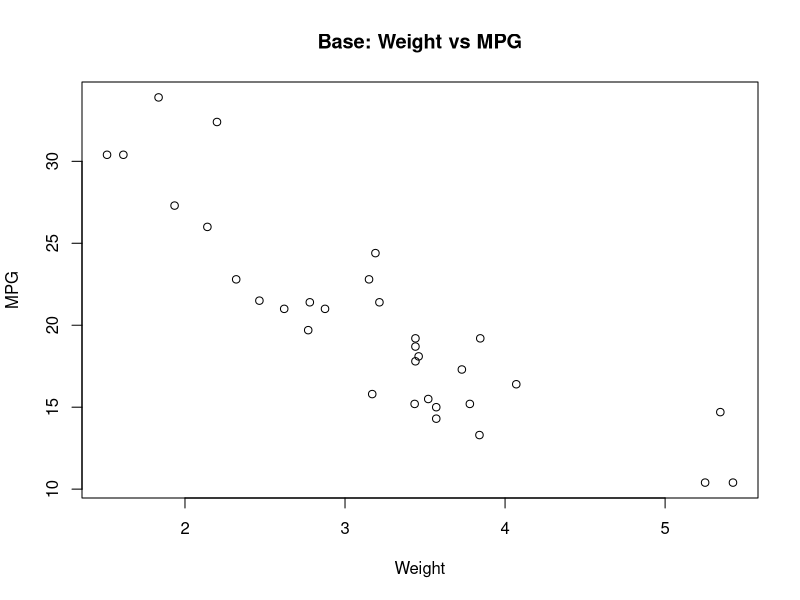
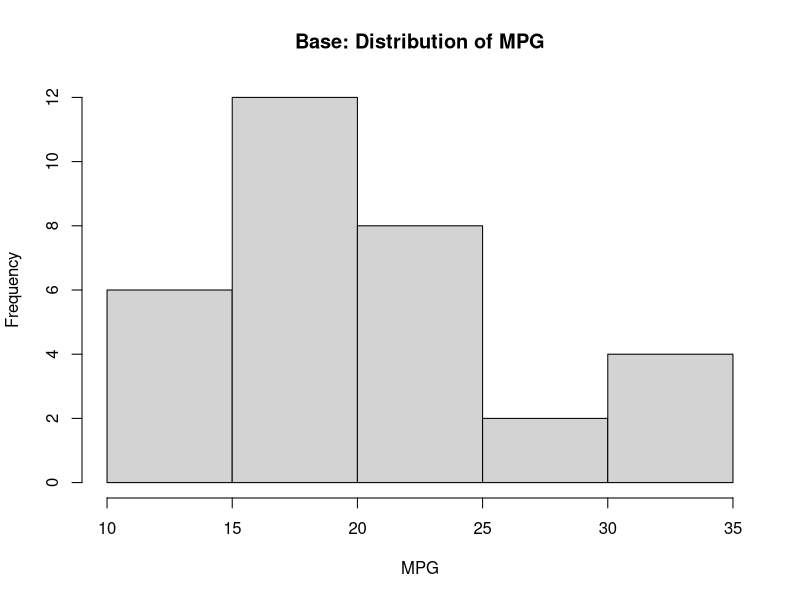
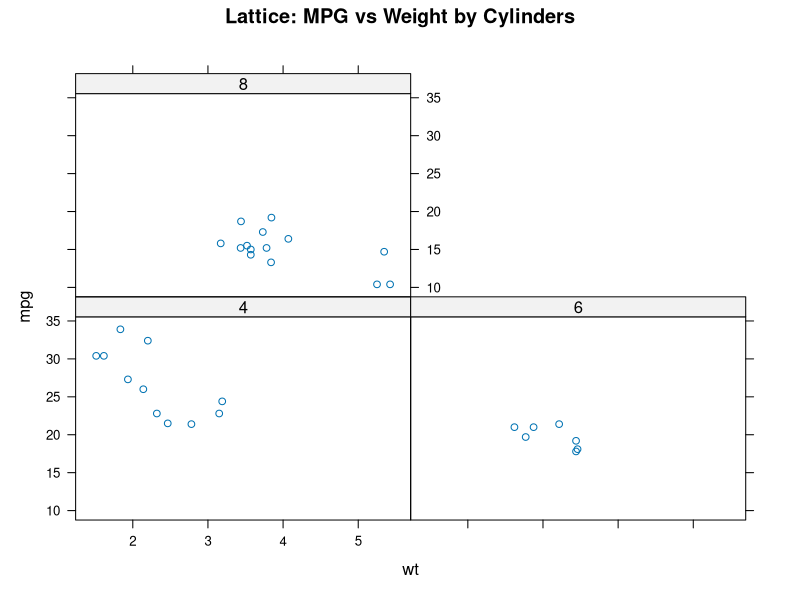
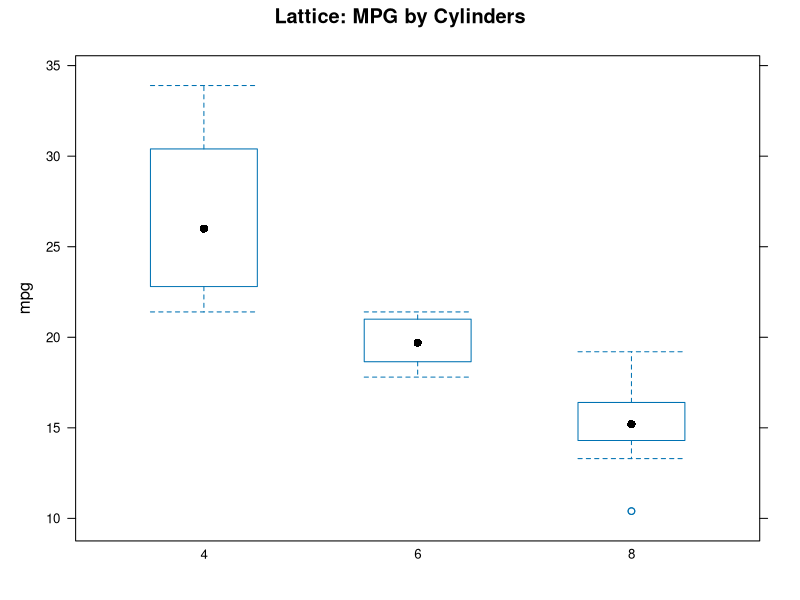
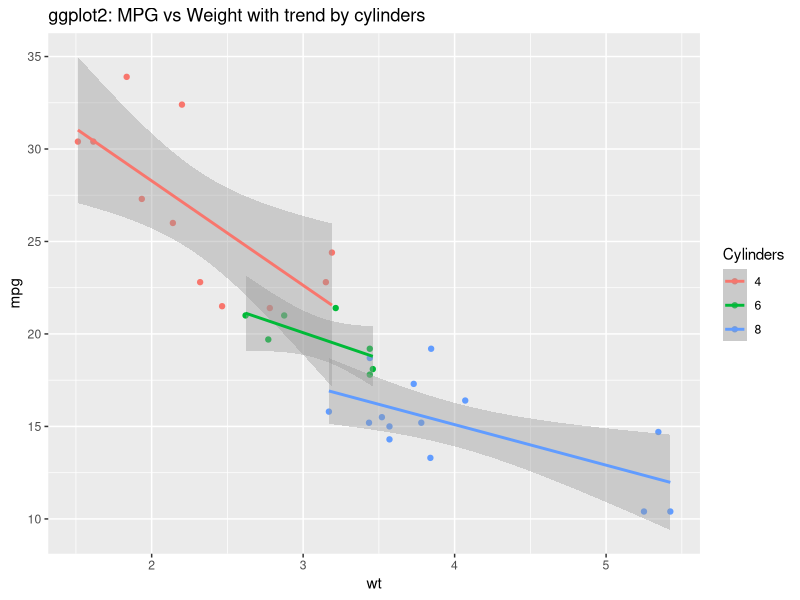
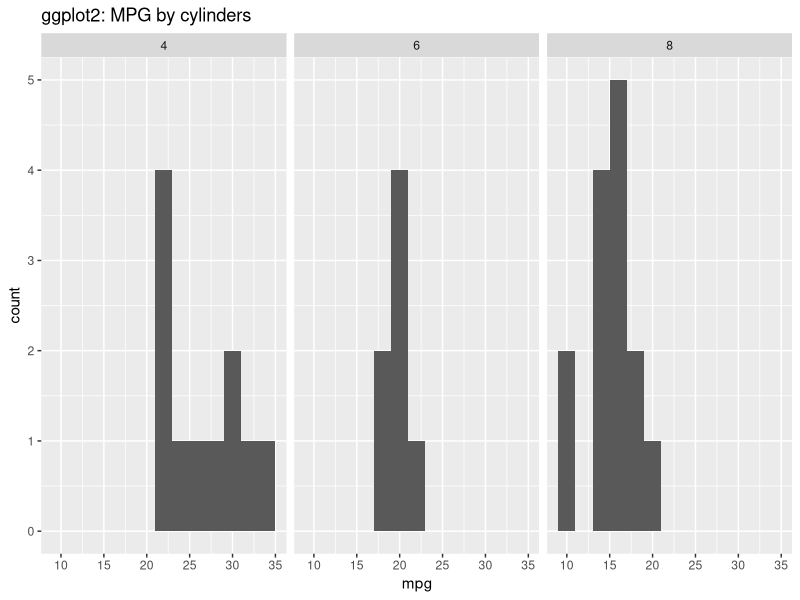

Write R code to recreate these figures, in order.
data(mtcars)
head(mtcars)
str(mtcars)

# Base
plot(mtcars$wt, mtcars$mpg,
     main = "Base: Weight vs MPG",
     xlab = "Weight",
     ylab = "MPG")

hist(mtcars$mpg,
     main = "Base: Distribution of MPG",
     xlab = "MPG")

# Lattice
library(lattice)

xyplot(mpg ~ wt | factor(cyl),
       data = mtcars,
       main = "Lattice: MPG vs Weight by Cylinders")

bwplot(mpg ~ factor(cyl),
       data = mtcars,
       main = "Lattice: MPG by Cylinders")

# ggplot2
library(ggplot2)

ggplot(mtcars, aes(x = wt, y = mpg, color = factor(cyl))) +
  geom_point() +
  geom_smooth(method = "lm") +
  labs(title = "ggplot2: MPG vs Weight with trend by cylinders",
       color = "Cylinders")

ggplot(mtcars, aes(mpg)) +
  geom_histogram(binwidth = 2) +
  facet_wrap(~ factor(cyl)) +
  labs(title = "ggplot2: MPG by cylinders")
